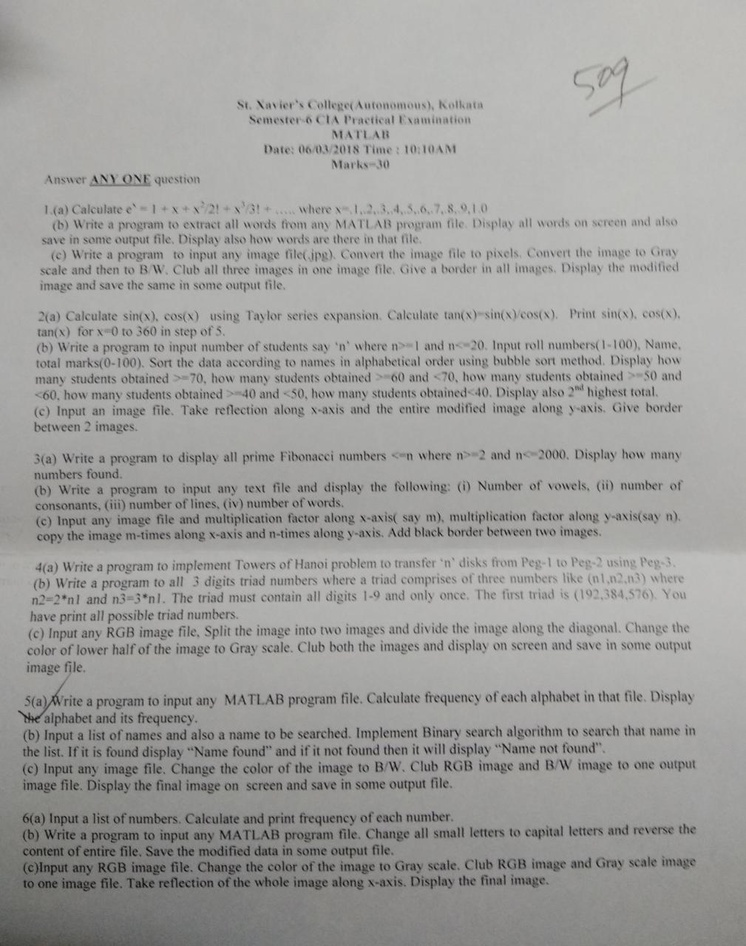
%> input picture 6th_sem/souptik_codes/matlabprograms/WhatsApp Image 2019-02-09 at 09.53.50.jpeg, 746 x 946 px, shrunk from 1009 x 1280 before the run
$ octave imagesplity.m   (GNU Octave 9; MATLAB toolbox functions it lacks are replaced by stand-ins)
%> lines starting %> are read from the running program, lines starting %| are printed output that depends on the picture
clc;
close all;
clear all;
file1=input('\n ENter Input Image File Name ','s');
%> the answer given: WhatsApp Image 2019-02-09 at 09.53.50.jpeg
file2=input('\n Enter output Image File Name','s');
%> the answer given: out.png
file3=input('\n Enter output Image File Name','s');
%> the answer given: out.png
x=imread(file1);
%> x is the input picture: size 946x746x3 uint8; mean R, G, B 159.6, 159.3, 157.2
[r,c,d]=size(x);
%> r = 946; c = 746; d = 3
fprintf('r=%d c=%d d=%d \n',r,c,d);
%| r=946 c=746 d=3
imshow(x);
imwrite(x,file2); % writing pixels ins some output image file

c1=fix(c/2);
%> c1 = 373
y1(1:r,1:c1,1:d)=x(1:r,1:c1,1:d);
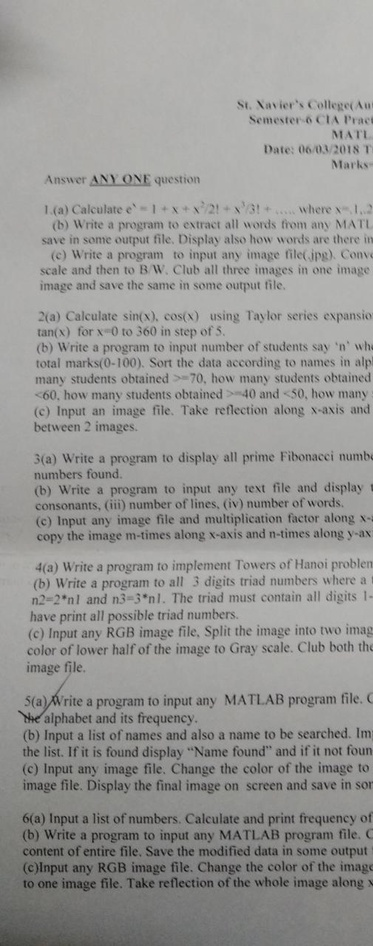
%> y1: size 946x373x3 uint8; mean R, G, B 152.7, 152.3, 150.3
y2(1:r,1:c-c1,1:d)=x(1:r,c1+1:c,1:d);
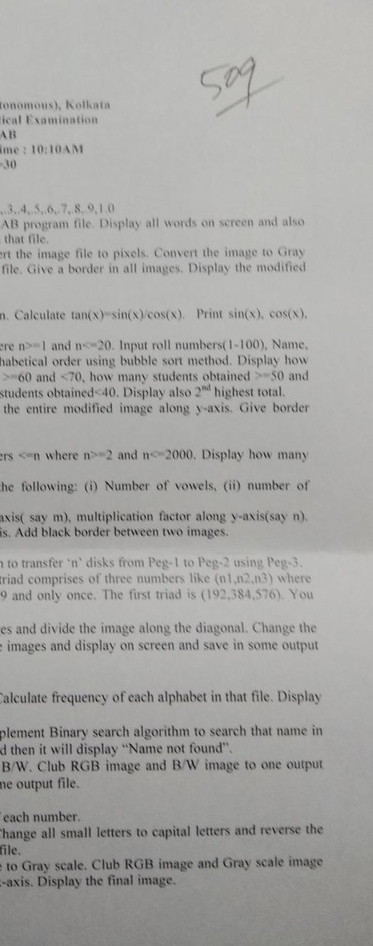
%> y2: size 946x373x3 uint8; mean R, G, B 166.5, 166.2, 164.1
imwrite(y1,file2);
imwrite(y2,file3);
imshow(y1);
